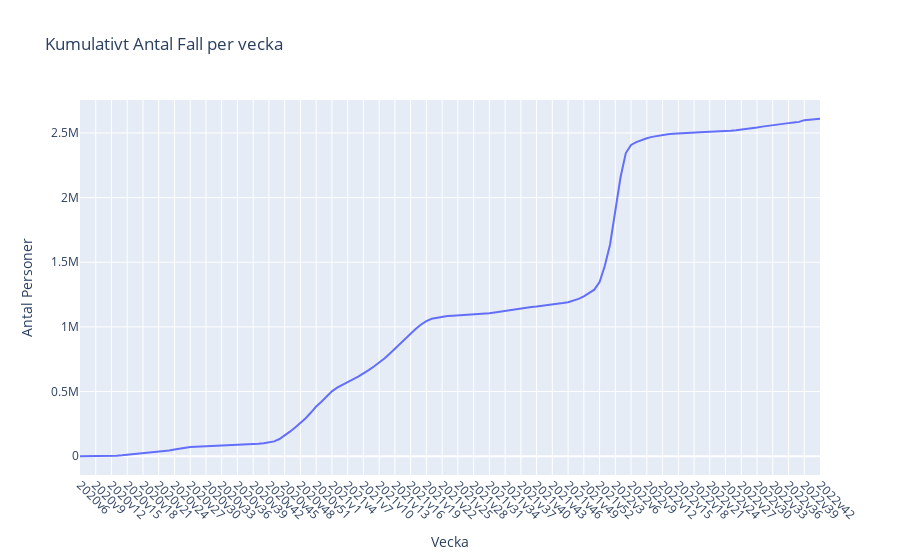

The notebook cell saved with this chart:
### Code cell
fig = px.line(df, x = "Vecka", y = "Kum_antal_fall", title = "Kumulativt Antal Fall per vecka")
fig.update_layout(yaxis_title = "Antal Personer")
fig.update_xaxes(tickangle=45)
fig.show()

### Figure 1 — Plotly figure (JSON) as saved in the notebook; plotly's stock layout.template omitted (floating-point values rounded to 4 significant figures; data arrays with more than 128 entries replaced by an {"elided": "..."} marker saying what was removed)
{"data": [{"hovertemplate": "Vecka=%{x}<br>Kum_antal_fall=%{y}<extra></extra>", "legendgroup": "", "line": {"color": "#636efa", "dash": "solid"}, "marker": {"symbol": "circle"}, "mode": "lines", "name": "", "orientation": "v", "showlegend": false, "type": "scatter", "x": {"elided": "142 str values"}, "xaxis": "x", "y": {"elided": "142 int values"}, "yaxis": "y"}], "layout": {"legend": {"tracegroupgap": 0}, "title": {"text": "Kumulativt Antal Fall per vecka"}, "xaxis": {"anchor": "y", "domain": [0, 1], "tickangle": 45, "title": {"text": "Vecka"}}, "yaxis": {"anchor": "x", "domain": [0, 1], "title": {"text": "Antal Personer"}}}}
